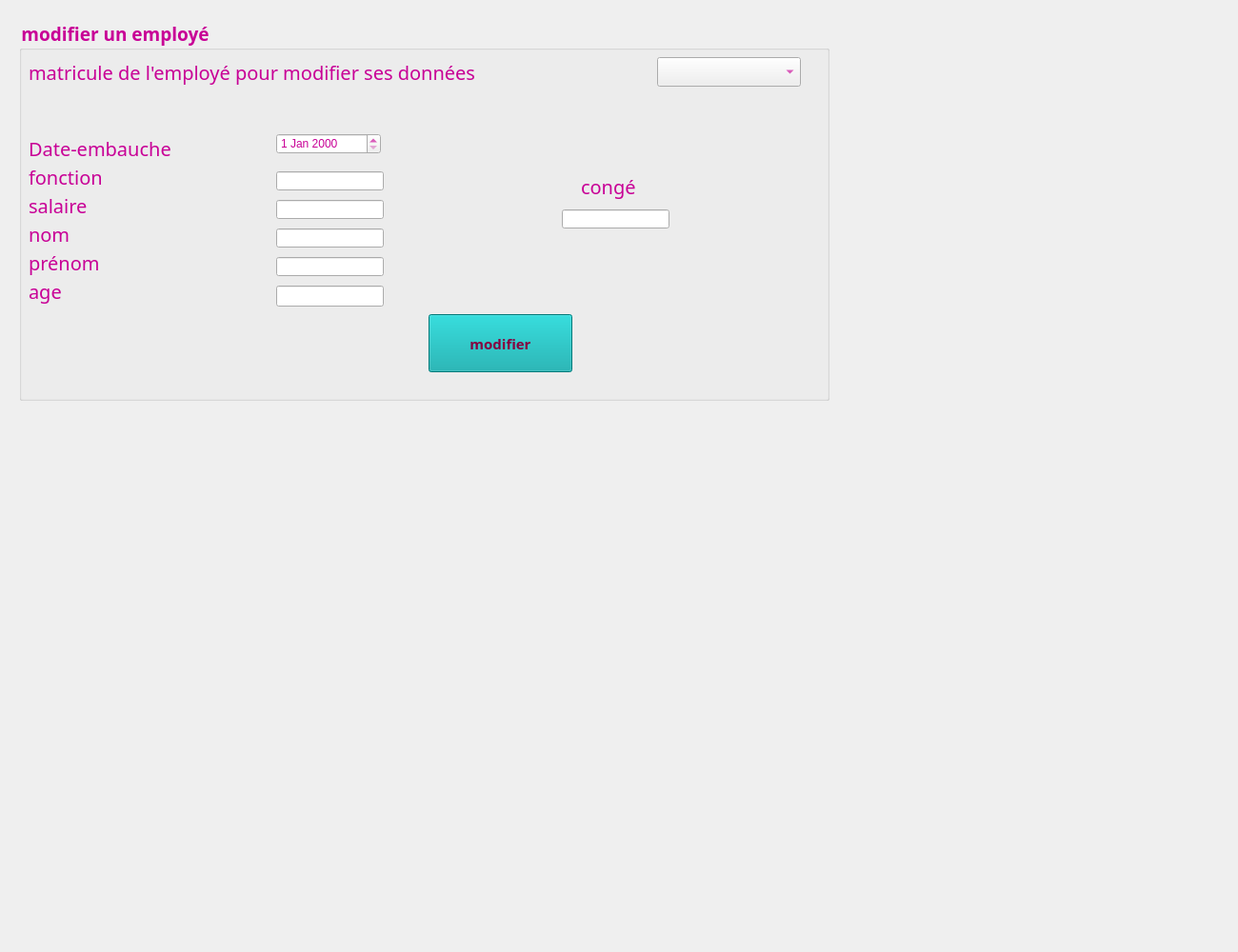
     <widget class="QWidget" name="modifieremp">
      <attribute name="title">
       <string>Modifier</string>
      </attribute>
      <widget class="QGroupBox" name="groupBox_2">
       <property name="geometry">
        <rect>
         <x>20</x>
         <y>20</y>
         <width>851</width>
         <height>401</height>
        </rect>
       </property>
       <property name="font">
        <font>
         <family>Lucida Calligraphy</family>
         <pointsize>14</pointsize>
         <weight>75</weight>
         <bold>true</bold>
        </font>
       </property>
       <property name="styleSheet">
        <string notr="true">color:rgb(200, 0, 150);
</string>
       </property>
       <property name="title">
        <string>modifier un employé</string>
       </property>
       <property name="flat">
        <bool>false</bool>
       </property>
       <property name="checkable">
        <bool>false</bool>
       </property>
       <widget class="QLabel" name="label_12">
        <property name="geometry">
         <rect>
          <x>10</x>
          <y>210</y>
          <width>171</width>
          <height>31</height>
         </rect>
        </property>
        <property name="font">
         <font>
          <family>Lucida Calligraphy</family>
          <pointsize>15</pointsize>
         </font>
        </property>
        <property name="text">
         <string>nom</string>
        </property>
       </widget>
       <widget class="QLabel" name="label_14">
        <property name="geometry">
         <rect>
          <x>10</x>
          <y>40</y>
          <width>671</width>
          <height>31</height>
         </rect>
        </property>
        <property name="font">
         <font>
          <family>Lucida Calligraphy</family>
          <pointsize>15</pointsize>
         </font>
        </property>
        <property name="autoFillBackground">
         <bool>false</bool>
        </property>
        <property name="text">
         <string>matricule de l'employé pour modifier ses données</string>
        </property>
       </widget>
       <widget class="QLabel" name="label_15">
        <property name="geometry">
         <rect>
          <x>10</x>
          <y>120</y>
          <width>231</width>
          <height>31</height>
         </rect>
        </property>
        <property name="font">
         <font>
          <family>Lucida Calligraphy</family>
          <pointsize>15</pointsize>
         </font>
        </property>
        <property name="autoFillBackground">
         <bool>false</bool>
        </property>
        <property name="text">
         <string>Date-embauche</string>
        </property>
       </widget>
       <widget class="QLabel" name="label_16">
        <property name="geometry">
         <rect>
          <x>10</x>
          <y>240</y>
          <width>141</width>
          <height>31</height>
         </rect>
        </property>
        <property name="font">
         <font>
          <family>Lucida Calligraphy</family>
          <pointsize>15</pointsize>
         </font>
        </property>
        <property name="text">
         <string>prénom</string>
        </property>
       </widget>
       <widget class="QLabel" name="label_17">
        <property name="geometry">
         <rect>
          <x>10</x>
          <y>180</y>
          <width>171</width>
          <height>31</height>
         </rect>
        </property>
        <property name="font">
         <font>
          <family>Lucida Calligraphy</family>
          <pointsize>15</pointsize>
         </font>
        </property>
        <property name="text">
         <string>salaire</string>
        </property>
       </widget>
       <widget class="QLabel" name="label_18">
        <property name="geometry">
         <rect>
          <x>10</x>
          <y>150</y>
          <width>171</width>
          <height>31</height>
         </rect>
        </property>
        <property name="font">
         <font>
          <family>Lucida Calligraphy</family>
          <pointsize>15</pointsize>
         </font>
        </property>
        <property name="text">
         <string>fonction</string>
        </property>
       </widget>
       <widget class="QPushButton" name="modifemp">
        <property name="geometry">
         <rect>
          <x>430</x>
          <y>310</y>
          <width>151</width>
          <height>61</height>
         </rect>
        </property>
        <property name="font">
         <font>
          <family>Lucida Calligraphy</family>
          <pointsize>11</pointsize>
          <weight>75</weight>
          <bold>true</bold>
         </font>
        </property>
        <property name="autoFillBackground">
         <bool>false</bool>
        </property>
        <property name="styleSheet">
         <string notr="true">background-color:rgb(0, 168, 168);


color: rgb(132, 1, 64);</string>
        </property>
        <property name="text">
         <string>modifier</string>
        </property>
        <property name="autoDefault">
         <bool>true</bool>
        </property>
       </widget>
       <widget class="QLineEdit" name="msalaire">
        <property name="geometry">
         <rect>
          <x>270</x>
          <y>190</y>
          <width>113</width>
          <height>20</height>
         </rect>
        </property>
       </widget>
       <widget class="QLineEdit" name="mnom">
        <property name="geometry">
         <rect>
          <x>270</x>
          <y>220</y>
          <width>113</width>
          <height>20</height>
         </rect>
        </property>
       </widget>
       <widget class="QLineEdit" name="mprenom">
        <property name="geometry">
         <rect>
          <x>270</x>
          <y>250</y>
          <width>113</width>
          <height>20</height>
         </rect>
        </property>
       </widget>
       <widget class="QLineEdit" name="mfonction">
        <property name="geometry">
         <rect>
          <x>270</x>
          <y>160</y>
          <width>113</width>
          <height>20</height>
         </rect>
        </property>
       </widget>
       <widget class="QComboBox" name="mmatricule">
        <property name="geometry">
         <rect>
          <x>670</x>
          <y>40</y>
          <width>151</width>
          <height>31</height>
         </rect>
        </property>
       </widget>
       <widget class="QLineEdit" name="mconge">
        <property name="geometry">
         <rect>
          <x>570</x>
          <y>200</y>
          <width>113</width>
          <height>20</height>
         </rect>
        </property>
        <property name="font">
         <font>
          <italic>false</italic>
         </font>
        </property>
        <property name="dragEnabled">
         <bool>true</bool>
        </property>
        <property name="readOnly">
         <bool>true</bool>
        </property>
       </widget>
       <widget class="QLabel" name="label_22">
        <property name="geometry">
         <rect>
          <x>590</x>
          <y>160</y>
          <width>141</width>
          <height>31</height>
         </rect>
        </property>
        <property name="font">
         <font>
          <family>Lucida Calligraphy</family>
          <pointsize>15</pointsize>
         </font>
        </property>
        <property name="text">
         <string>congé</string>
        </property>
       </widget>
       <widget class="QLineEdit" name="mage">
        <property name="geometry">
         <rect>
          <x>270</x>
          <y>280</y>
          <width>113</width>
          <height>22</height>
         </rect>
        </property>
       </widget>
       <widget class="QLabel" name="label_21">
        <property name="geometry">
         <rect>
          <x>10</x>
          <y>270</y>
          <width>141</width>
          <height>31</height>
         </rect>
        </property>
        <property name="font">
         <font>
          <family>Lucida Calligraphy</family>
          <pointsize>15</pointsize>
         </font>
        </property>
        <property name="text">
         <string>age</string>
        </property>
       </widget>
       <widget class="QDateEdit" name="mdateemb">
        <property name="geometry">
         <rect>
          <x>270</x>
          <y>120</y>
          <width>110</width>
          <height>22</height>
         </rect>
        </property>
       </widget>
      </widget>
      <widget class="QLabel" name="label_4">
       <property name="geometry">
        <rect>
         <x>-260</x>
         <y>0</y>
         <width>1291</width>
         <height>991</height>
        </rect>
       </property>
       <property name="text">
        <string/>
       </property>
       <property name="pixmap">
        <pixmap>../imagesQT/74-741363_macaron-background.jpg</pixmap>
       </property>
      </widget>
      <zorder>label_4</zorder>
      <zorder>groupBox_2</zorder>
     </widget>
